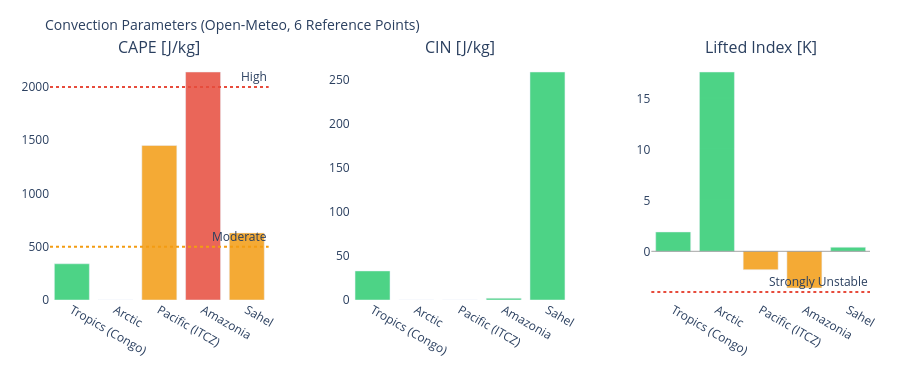

Notebook code for this chart:
### Markdown cell above
---
## 3. Visualizations

### Code cell
# ============================================================
# CAPE / CIN / LIFTED INDEX – Convection potential
# ============================================================

if not df_atm.empty:
    fig = make_subplots(
        rows=1, cols=3,
        subplot_titles=['CAPE [J/kg]', 'CIN [J/kg]', 'Lifted Index [K]'],
        horizontal_spacing=0.1
    )
    pts = df_atm['point'].tolist()
    pt_colors = ['#E85D24','#185FA5','#888780','#378ADD','#639922','#F2A623']

    # CAPE – höher = mehr Gewitterpotential
    cape_vals = df_atm['cape'].fillna(0).tolist()
    cape_colors = ['#e74c3c' if v > 2000 else '#f39c12' if v > 500 else '#2ecc71'
                   for v in cape_vals]
    fig.add_trace(go.Bar(x=pts, y=cape_vals, marker_color=cape_colors,
                         opacity=0.85, showlegend=False), row=1, col=1)
    fig.add_hline(y=2000, line_dash='dot', line_color='#e74c3c',
                  annotation_text='High', row=1, col=1)
    fig.add_hline(y=500,  line_dash='dot', line_color='#f39c12',
                  annotation_text='Moderate', row=1, col=1)

    # CIN – negativer = stärker gedeckelt (weniger Auslöse)
    cin_vals = df_atm['cin'].fillna(0).tolist()
    cin_colors = ['#e74c3c' if v < -200 else '#f39c12' if v < -50 else '#2ecc71'
                  for v in cin_vals]
    fig.add_trace(go.Bar(x=pts, y=cin_vals, marker_color=cin_colors,
                         opacity=0.85, showlegend=False), row=1, col=2)

    # Lifted Index – negativ = instabil
    li_vals = df_atm['li'].fillna(0).tolist()
    li_colors = ['#e74c3c' if v < -4 else '#f39c12' if v < 0 else '#2ecc71'
                 for v in li_vals]
    fig.add_trace(go.Bar(x=pts, y=li_vals, marker_color=li_colors,
                         opacity=0.85, showlegend=False), row=1, col=3)
    fig.add_hline(y=0, line_color='gray', line_width=0.7, row=1, col=3)
    fig.add_hline(y=-4, line_dash='dot', line_color='#e74c3c',
                  annotation_text='Strongly Unstable', row=1, col=3)

    fig.update_layout(
        title=dict(text='Convection Parameters (Open-Meteo, 6 Reference Points)', font=dict(size=14)),
        height=380, plot_bgcolor='rgba(0,0,0,0)', paper_bgcolor='rgba(0,0,0,0)',
        margin=dict(l=50, r=30, t=60, b=80)
    )
    fig.update_xaxes(tickangle=30)
    fig.show()

### Figure 1 — Plotly figure (JSON) as saved in the notebook; plotly's stock layout.template omitted (floating-point values rounded to 4 significant figures)
{"data": [{"marker": {"color": ["#2ecc71", "#2ecc71", "#f39c12", "#e74c3c", "#f39c12"]}, "opacity": 0.85, "showlegend": false, "type": "bar", "x": ["Tropics (Congo)", "Arctic", "Pacific (ITCZ)", "Amazonia", "Sahel"], "xaxis": "x", "y": [340.0, 0.0, 1450.0, 2140.0, 630.0], "yaxis": "y"}, {"marker": {"color": ["#2ecc71", "#2ecc71", "#2ecc71", "#2ecc71", "#2ecc71"]}, "opacity": 0.85, "showlegend": false, "type": "bar", "x": ["Tropics (Congo)", "Arctic", "Pacific (ITCZ)", "Amazonia", "Sahel"], "xaxis": "x2", "y": [33.0, 0.0, 0.0, 2.0, 259.0], "yaxis": "y2"}, {"marker": {"color": ["#2ecc71", "#2ecc71", "#f39c12", "#f39c12", "#2ecc71"]}, "opacity": 0.85, "showlegend": false, "type": "bar", "x": ["Tropics (Congo)", "Arctic", "Pacific (ITCZ)", "Amazonia", "Sahel"], "xaxis": "x3", "y": [1.9, 17.6, -1.8, -3.6, 0.4], "yaxis": "y3"}], "layout": {"annotations": [{"font": {"size": 16}, "showarrow": false, "text": "CAPE [J/kg]", "x": 0.1333, "xanchor": "center", "xref": "paper", "y": 1.0, "yanchor": "bottom", "yref": "paper"}, {"font": {"size": 16}, "showarrow": false, "text": "CIN [J/kg]", "x": 0.5, "xanchor": "center", "xref": "paper", "y": 1.0, "yanchor": "bottom", "yref": "paper"}, {"font": {"size": 16}, "showarrow": false, "text": "Lifted Index [K]", "x": 0.8667, "xanchor": "center", "xref": "paper", "y": 1.0, "yanchor": "bottom", "yref": "paper"}, {"showarrow": false, "text": "High", "x": 1, "xanchor": "right", "xref": "x domain", "y": 2000, "yanchor": "bottom", "yref": "y"}, {"showarrow": false, "text": "Moderate", "x": 1, "xanchor": "right", "xref": "x domain", "y": 500, "yanchor": "bottom", "yref": "y"}, {"showarrow": false, "text": "Strongly Unstable", "x": 1, "xanchor": "right", "xref": "x3 domain", "y": -4, "yanchor": "bottom", "yref": "y3"}], "height": 380, "margin": {"b": 80, "l": 50, "r": 30, "t": 60}, "paper_bgcolor": "rgba(0,0,0,0)", "plot_bgcolor": "rgba(0,0,0,0)", "shapes": [{"line": {"color": "#e74c3c", "dash": "dot"}, "type": "line", "x0": 0, "x1": 1, "xref": "x domain", "y0": 2000, "y1": 2000, "yref": "y"}, {"line": {"color": "#f39c12", "dash": "dot"}, "type": "line", "x0": 0, "x1": 1, "xref": "x domain", "y0": 500, "y1": 500, "yref": "y"}, {"line": {"color": "gray", "width": 0.7}, "type": "line", "x0": 0, "x1": 1, "xref": "x3 domain", "y0": 0, "y1": 0, "yref": "y3"}, {"line": {"color": "#e74c3c", "dash": "dot"}, "type": "line", "x0": 0, "x1": 1, "xref": "x3 domain", "y0": -4, "y1": -4, "yref": "y3"}], "title": {"font": {"size": 14}, "text": "Convection Parameters (Open-Meteo, 6 Reference Points)"}, "xaxis": {"anchor": "y", "domain": [0.0, 0.2667], "tickangle": 30}, "xaxis2": {"anchor": "y2", "domain": [0.3667, 0.6333], "tickangle": 30}, "xaxis3": {"anchor": "y3", "domain": [0.7333, 1.0], "tickangle": 30}, "yaxis": {"anchor": "x", "domain": [0.0, 1.0]}, "yaxis2": {"anchor": "x2", "domain": [0.0, 1.0]}, "yaxis3": {"anchor": "x3", "domain": [0.0, 1.0]}}}
